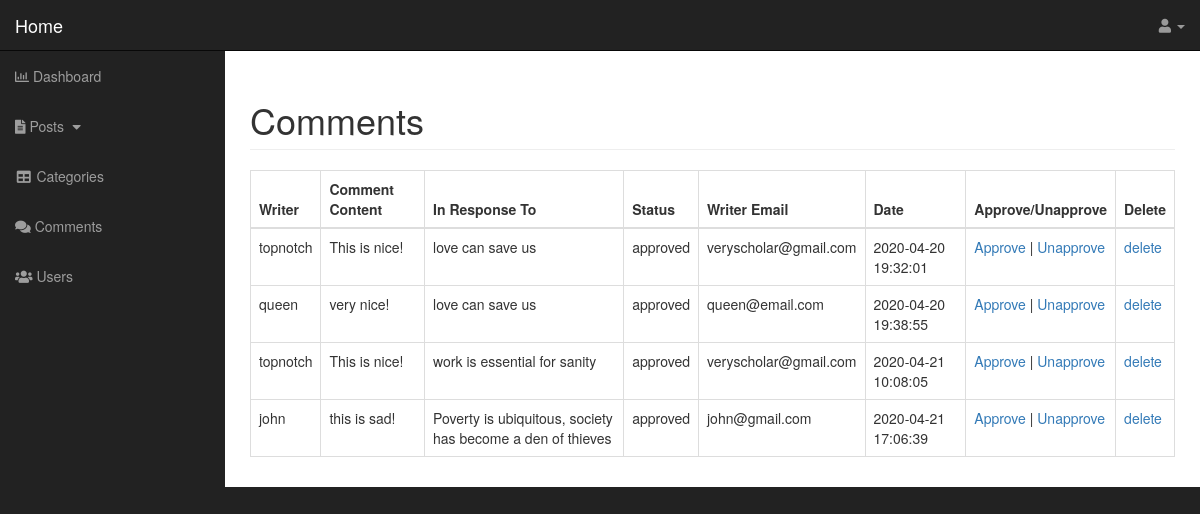
Page /admin/comments.php on the committed database.
### tables this page shows
CREATE TABLE `comments` (
  `comment_id` int(5) NOT NULL,
  `comment_post_id` int(5) NOT NULL,
  `comment_date` datetime NOT NULL DEFAULT current_timestamp(),
  `comment_writer` char(255) DEFAULT NULL,
  `comment_email` char(255) NOT NULL,
  `comment_content` text NOT NULL,
  `comment_status` char(255) NOT NULL DEFAULT 'unapproved'
);

CREATE TABLE `posts` (
  `post_id` int(5) NOT NULL,
  `post_cat_id` int(5) NOT NULL,
  `post_title` char(255) NOT NULL,
  `post_author` char(255) NOT NULL,
  `post_date` datetime NOT NULL DEFAULT current_timestamp(),
  `post_picture` char(255) NOT NULL,
  `post_content` text NOT NULL,
  `post_tags` text NOT NULL,
  `post_comment_count` int(5) NOT NULL DEFAULT 0,
  `post_status` char(255) NOT NULL DEFAULT 'draft'
);

### admin/comments.php (the view, shortened to what this page needs)
<?php include 'includes/header.php'; ?>
<div id="wrapper">
    <div id="page-wrapper">
        <?php include 'includes/navigation.php'; ?>
        <div class="container-fluid">
            <div class="row">
                <div class="col-lg-12">
                    <h1 class="page-header">
                        Comments
                    </h1>
                    <table class="table table-bordered table-hover">
                        <thead>
                        <tr>
                            <th>Writer</th>
                            <th>Comment Content</th>
                            <th>In Response To</th>
                            <th>Status</th>
                            <th>Writer Email</th>
                            <th>Date</th>
                            <th>Approve/Unapprove</th>
                            <th>Delete</th>
                        </tr>
                        </thead>
                        <tbody>
                        <?php
                        $query = "SELECT * FROM posts FULL JOIN comments ON comment_post_id=post_id";
                        $result = mysqli_query($connection, $query) or die(mysqli_error($connection));
                        while($row = mysqli_fetch_assoc($result)){
                            $comment_id = $row['comment_id'];
                            $post_id = $row['post_id'];
                            $comment_writer = $row['comment_writer'];
                            $comment_content = $row['comment_content'];
                            $comment_on_post = $row['post_title'];
                            $comment_status = $row['comment_status'];
                            $writer_email = $row['comment_email'];
                            $comment_date = $row['comment_date'];
                            echo "<tr>";
                            echo "<td>$comment_writer</td>";
                            echo "<td>$comment_content</a></td>";
                            echo "<td>$comment_on_post</td>";
                            echo "<td>$comment_status</td>";
                            echo "<td>$writer_email</td>";
                            echo "<td>$comment_date</td>";
                            echo "<td><a href='comments.php?approve=$comment_id'>Approve</a> | <a href='comments.php?unapprove=$comment_id'>Unapprove</a></td>";
                            echo "<td><a href='comments.php?delete=$comment_id&post_id=$post_id'>delete</a></td>";
                            echo "</tr>";
                        }
                        ?>
                        </tbody>
                    </table>
                </div>
            </div>
        </div>
    </div>
</div>
</body>
</html>

### admin/css/sb-admin.css (style rules this page uses)
body { margin-top: 100px; background-color: #222; }
@media (min-width:768px) { body { margin-top: 50px; } }
#wrapper { padding-left: 0; }
#page-wrapper { width: 100%; padding: 0; background-color: #fff; }
@media (min-width:768px) { #wrapper { padding-left: 225px; } }
@media (min-width:768px) { #page-wrapper { padding: 10px; } }

### rows in the picture
comments: comment_writer "topnotch", comment_content "This is nice!", comment_post.post_title "love can save us", comment_status "approved", comment_email "veryscholar@gmail.com", comment_date "2020-04-20 19:32:01"
comments: comment_writer "queen", comment_content "very nice!", comment_post.post_title "love can save us", comment_status "approved", comment_email "queen@email.com", comment_date "2020-04-20 19:38:55"
comments: comment_writer "topnotch", comment_content "This is nice!", comment_post.post_title "work is essential for sanity", comment_status "approved", comment_email "veryscholar@gmail.com", comment_date "2020-04-21 10:08:05"
comments: comment_writer "john", comment_content "this is sad!", comment_post.post_title "Poverty is ubiquitous, society has become a den of thieves", comment_status "approved", comment_email "john@gmail.com", comment_date "2020-04-21 17:06:39"
